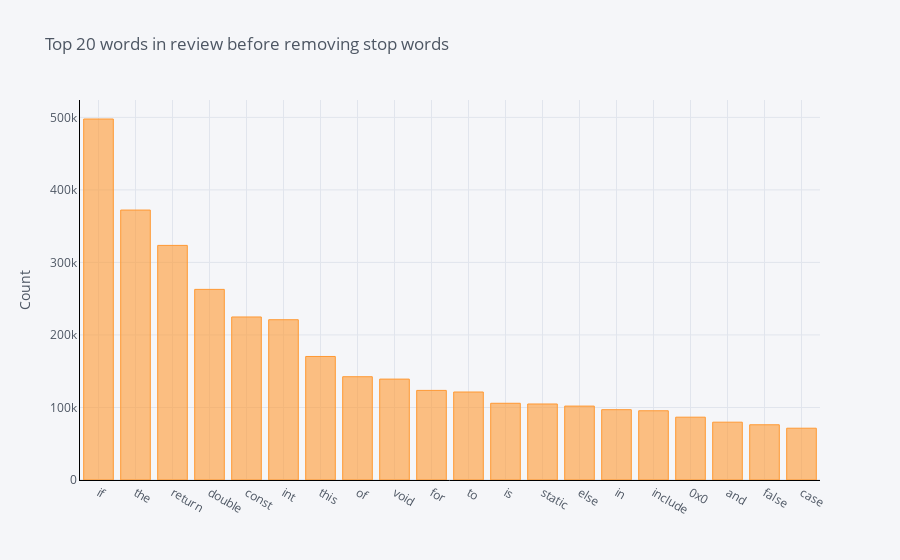

Notebook source saved alongside this figure:
### Code cell
df1 = pd.DataFrame(top_tokens, columns = ['file_contents' , 'count'])
df1.groupby('file_contents').sum()['count'].sort_values(ascending=False).iplot(
    kind='bar', yTitle='Count', linecolor='black', title='Top 20 words in review before removing stop words')

### Figure 1 — Plotly figure (JSON) as saved in the notebook; plotly's stock layout.template omitted (floating-point values rounded to 4 significant figures)
{"data": [{"marker": {"color": "rgba(255, 153, 51, 0.6)", "line": {"color": "rgba(255, 153, 51, 1.0)", "width": 1}}, "name": "count", "orientation": "v", "text": "", "type": "bar", "x": ["if", "the", "return", "double", "const", "int", "this", "of", "void", "for", "to", "is", "static", "else", "in", "include", "0x0", "and", "false", "case"], "y": [497765, 372218, 323472, 262832, 224779, 221002, 170313, 142401, 139128, 123549, 121337, 105787, 104813, 101919, 96963, 95466, 86624, 79726, 76155, 71411]}], "layout": {"legend": {"bgcolor": "#F5F6F9", "font": {"color": "#4D5663"}}, "paper_bgcolor": "#F5F6F9", "plot_bgcolor": "#F5F6F9", "title": {"font": {"color": "#4D5663"}, "text": "Top 20 words in review before removing stop words"}, "xaxis": {"gridcolor": "#E1E5ED", "linecolor": "black", "showgrid": true, "tickfont": {"color": "#4D5663"}, "title": {"font": {"color": "#4D5663"}, "text": ""}, "zerolinecolor": "#E1E5ED"}, "yaxis": {"gridcolor": "#E1E5ED", "linecolor": "black", "showgrid": true, "tickfont": {"color": "#4D5663"}, "title": {"font": {"color": "#4D5663"}, "text": "Count"}, "zerolinecolor": "#E1E5ED"}}}
